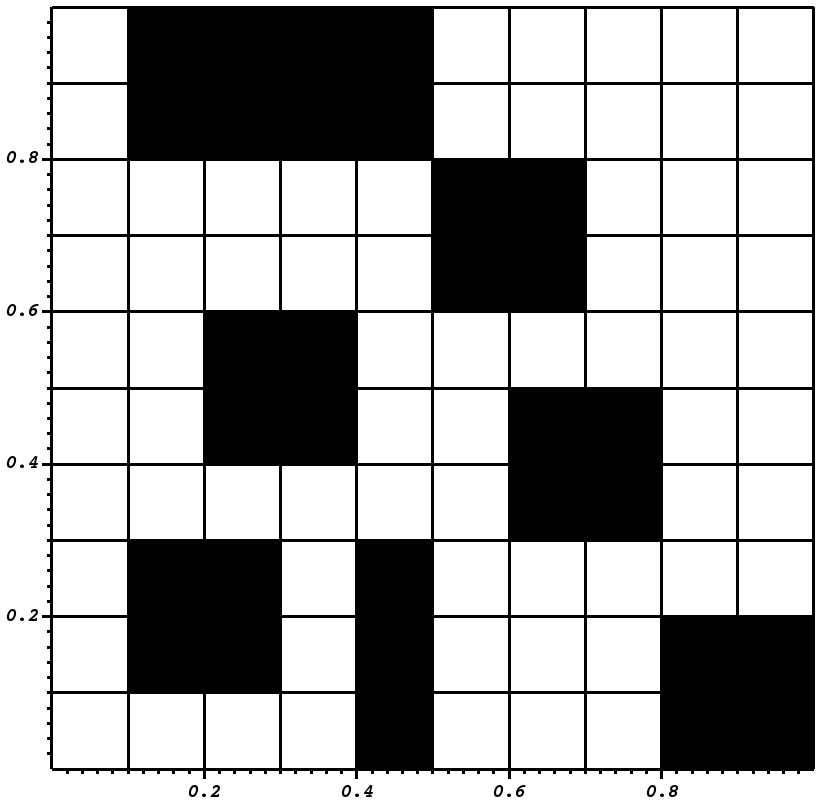
#> input picture cubic_engine/examples/exe19/doc/map.png, 821 x 809 px
$ python plot.py
#> lines starting #> are read from the running program, lines starting #| are printed output that depends on the picture
import csv
import matplotlib.pyplot as plt
from PIL import Image
from pylab import *


def main():

	dt = 0.5
	time = 0.0
	x = [105]
	y = [750]
	img = array(Image.open("doc/map.png"))
#> img is the input picture: shape (809, 821, 3); min 0, max 255, mean 171.7
	# plot the image
	#imshow(img)

	#plt.show()


	counter = 0
	while counter < 100:

		plt.cla()
		plt.gcf().canvas.mpl_connect('key_release_event',
                    lambda event: [exit(0) if event.key == 'escape' else None])

		imshow(img)

		x.append(x[counter] + dt)
		y.append(y[counter] + dt)

		# plot the points with red star-markers
		plt.plot(x, y, 'r*')
		plt.legend(["time %s " %time])
		plt.title('Occupancy Grid')
		plt.pause(0.001)
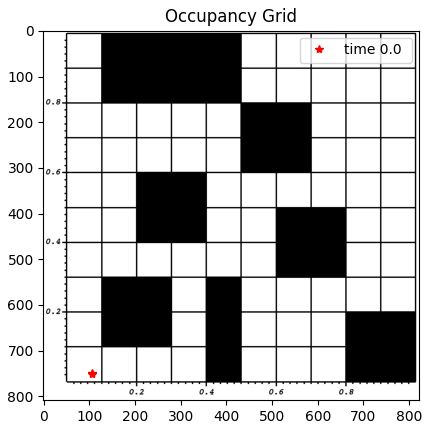
#> figure drawn by matplotlib, 1 panel
		time += dt
		counter += 1


	"""
	with open('vehicle_state.csv', 'r') as file:
		csv_reader = csv.reader(file, delimiter=",")

		time = 0.0
		counter = 0
		for line in csv_reader:

			plt.cla()
			plt.gcf().canvas.mpl_connect('key_release_event',
                    lambda event: [exit(0) if event.key == 'escape' else None])

			x = float(line[0])
			y = float(line[1])

			print(x, ",", y)

			x1.append(x)
			y1.append(y)
			plt.plot(x1, y1, ".-g")
			plt.legend(["time %s " %time])
			plt.axis("equal")
			plt.grid(True)
			plt.pause(0.001)
			time += dt

	import imageio
	images = []

	# you must generate the files below
	filenames = [   "Figure_1.png",
					"Figure_2.png",
					"Figure_3.png",
					"Figure_4.png",
					"Figure_5.png",
					"Figure_6.png",
					"Figure_7.png",
					"Figure_8.png",
					"Figure_9.png",
					 "Figure_100.png",
					"Figure_101.png",
					"Figure_102.png",
					"Figure_103.png",
					"Figure_104.png",
					"Figure_105.png",
					"Figure_106.png",
					"Figure_107.png",
					"Figure_108.png",
					"Figure_109.png",
					]

	for filename in filenames:
		images.append(imageio.imread(filename))
	imageio.mimsave('movie.gif', images)
	"""


if __name__ == '__main__':
	main()

$ run again, with cubic_engine/examples/exe19/doc/partition.png copied over cubic_engine/examples/exe19/doc/map.png
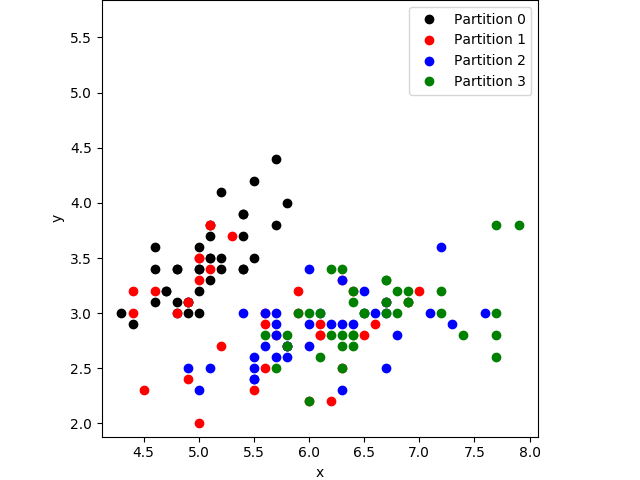
#> input picture cubic_engine/examples/exe19/doc/partition.png, 640 x 480 px
#> in main, img is the input picture: shape (480, 640, 4); mean R, G, B, A 245.9, 245.4, 246.2, 255
#> in main, `plt.pause(0.001)`:
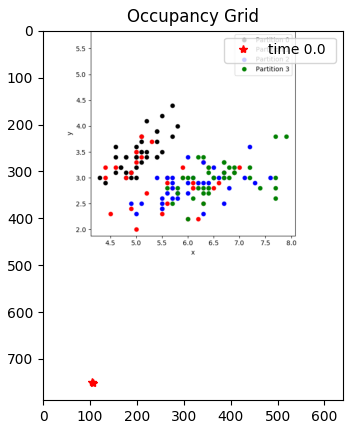
#> figure drawn by matplotlib, 1 panel
#> `main()`:
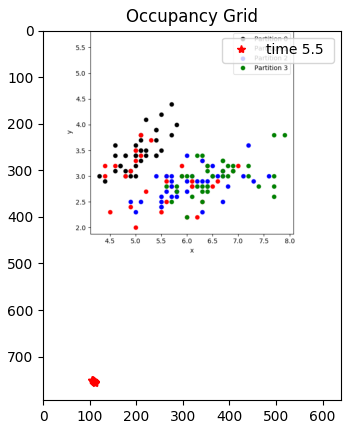
#> figure drawn by matplotlib, 1 panel

$ run again, with cubic_engine/examples/exe19/doc/path_position.png copied over cubic_engine/examples/exe19/doc/map.png
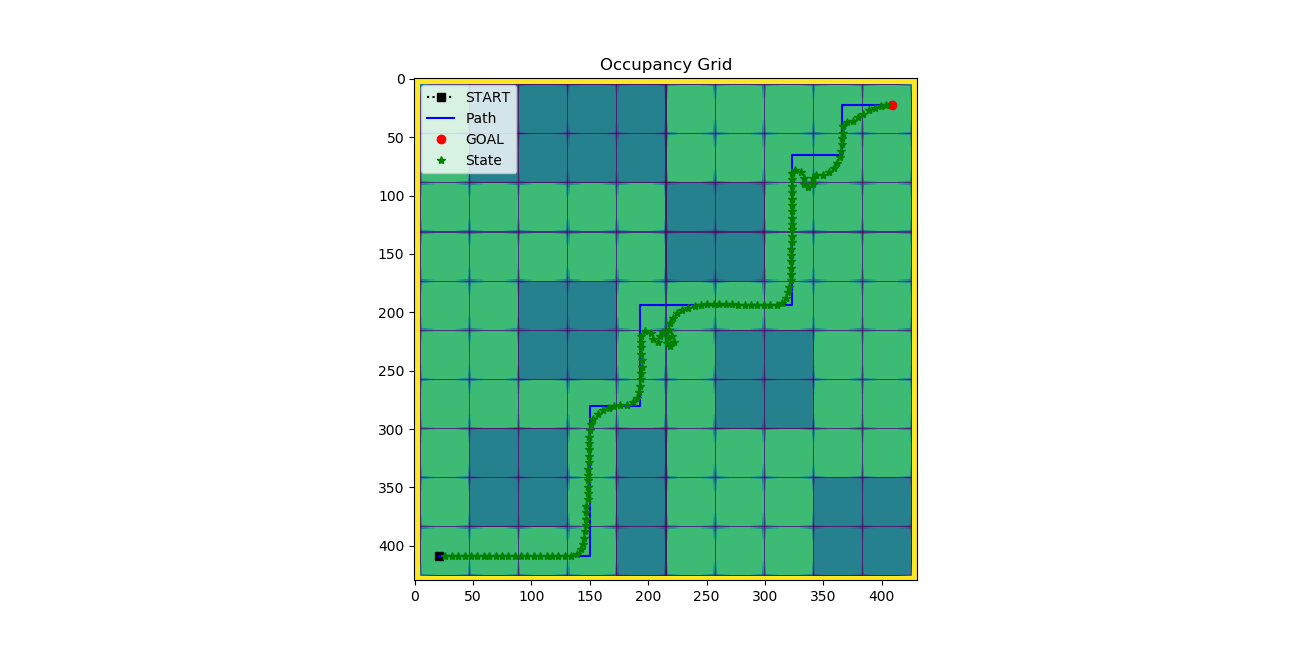
#> input picture cubic_engine/examples/exe19/doc/path_position.png, 1299 x 652 px
#> in main, img is the input picture: shape (652, 1299, 4); mean R, G, B, A 197.4, 226.8, 214.3, 255
#> in main, `plt.pause(0.001)`:
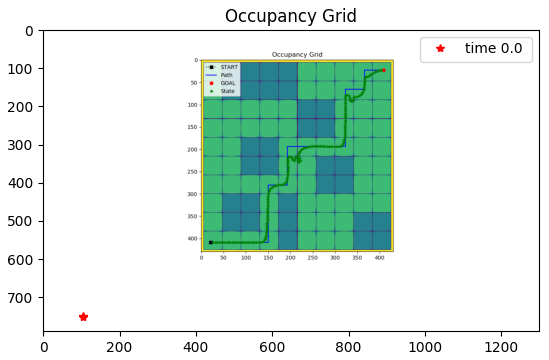
#> figure drawn by matplotlib, 1 panel
#> `main()`:
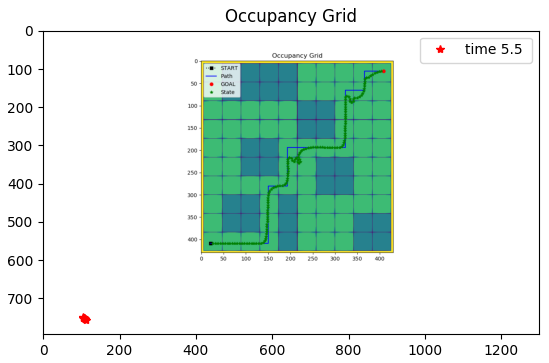
#> figure drawn by matplotlib, 1 panel
